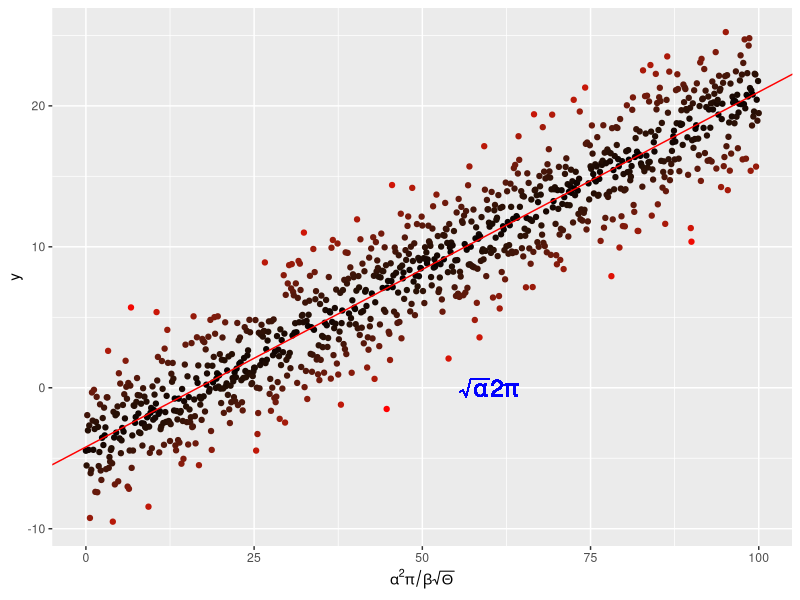

The R source for this figure:
#Mathematical display

require(ggplot2)

x <- seq(0, 100, by = 0.1)
y <- -4. + 0.25 * x +
  rnorm(length(x), mean = 0., sd = 2.5)

# and put them in a dataframe
my_data <- data.frame(x = x, y = y)

# perform a linear regression
my_lm <- summary(lm(y ~ x, data = my_data))

# plot the data
p <-  ggplot(my_data, aes(x = x, y = y,
                          colour = abs(my_lm$residual))
             ) +
  geom_point() +
  scale_colour_gradient(low = "black", high = "red") +
  theme(legend.position = "none") +
  scale_x_continuous(
    expression(alpha^2 * pi / beta * sqrt(Theta)))

# add the regression line
p <- p + geom_abline(
  intercept = my_lm$coefficients[1][1],
  slope = my_lm$coefficients[2][1],
  colour = "red")
# throw some math on the plot
p <- p + geom_text(aes(x = 60, y = 0,
                       label = "sqrt(alpha) * 2* pi"), 
                       parse = TRUE, size = 6, 
                       colour = "blue")

pdf("../Results/MyLinReg.pdf")
print(p)
dev.off()